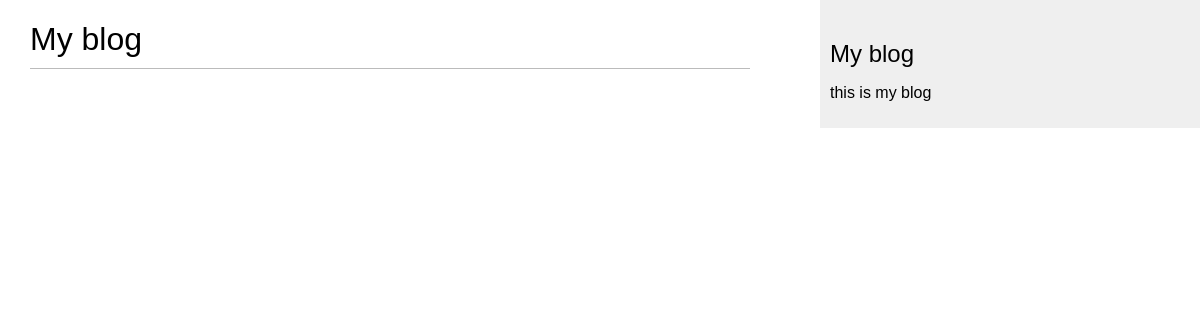
/blog/, run on an earlier commit of the app's database.
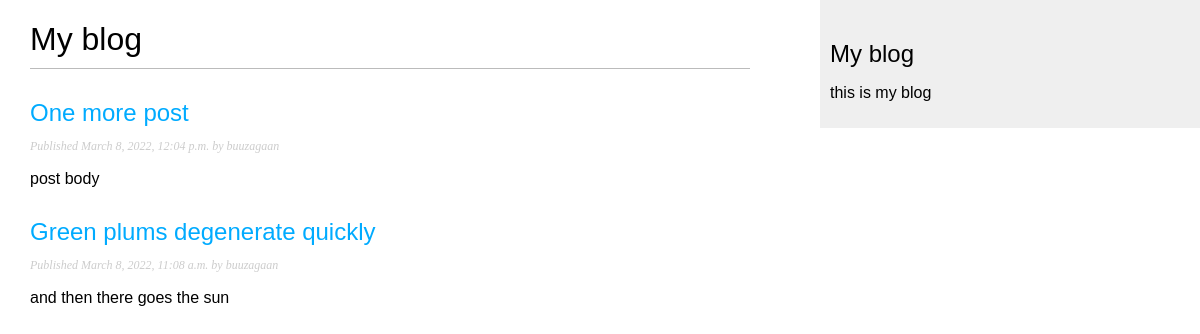
And on a later commit of the database.
### blog/models.py (models this page shows, shortened)
class Post(models.Model):
    STATUS_CHOICES = (
            ('draft', 'Draft'),
            ('published', 'Published'),
            )
    title = models.CharField(max_length=250)
    slug = models.SlugField(max_length=250, unique_for_date='publish')
    author = models.ForeignKey(User, on_delete=models.CASCADE, related_name='blog_posts')
    body = models.TextField()
    publish = models.DateTimeField(default=timezone.now)
    created = models.DateTimeField(auto_now_add=True)
    updated = models.DateTimeField(auto_now=True)
    status = models.CharField(max_length=10, choices=STATUS_CHOICES, default='draft')
    objects = models.Manager()
    published = PublishedManager()
    class Meta:
        ordering = ('-publish',)
    def get_absolute_url(self):
        return reverse('blog:post_detail',
                        args=[self.publish.year,
                        self.publish.month,
                        self.publish.day,
                        self.slug])

### blog/views.py (the view)
# urls.py: path('', views.post_list, name='post_list'),
def post_list(request):
    posts = Post.published.all()
    return render(request, 'blog/post/list.html', {'posts': posts})

### blog/models.py (called while the page is built)
    def get_queryset(self):
        return super(PublishedManager, self).get_queryset().filter(status="published")

### blog/templates/blog/post/list.html (shortened to what this page needs)
{% extends "blog/base.html" %}
{% block content %}
<h1>My blog</h2>
{% for post in posts %}
<h2>
    <a href="{{ post.get_absolute_url }}">
        {{ post.title }}
    </a>
</h2>
<p class = "date">
Published {{ post.publish }} by {{ post.author }}
</p>
{{ post.body|truncatewords:30|linebreaks }}
{% endfor %}
{% endblock %}

### blog/templates/blog/base.html (shortened to what this page needs)
{% load static %}
<!DOCTYPE html>
<html>
    <head>
        <link href="{% static "css/blog.css" %}" rel="stylesheet">
    </head>
    <body>
        <div id="content">
            {% block content %}
            {% endblock %}
        </div>
        <div id="sidebar">
            <h2>My blog</h2>
            <p>this is my blog</p>
        </div>
    </body>
</html>

### blog/static/css/blog.css (style rules this page uses)
body { margin:0; padding:0; font-family:helvetica, sans-serif; }
a { color:#00abff; text-decoration:none; }
h1 { font-weight:normal; border-bottom:1px solid #bbb; padding:0 0 10px 0; }
h2 { font-weight:normal; margin:30px 0 0; }
#content { float:left; width:60%; padding:0 0 0 30px; }
#sidebar { float:right; width:30%; padding:10px; background:#efefef; height:100%; }
p.date { color:#ccc; font-family: georgia, serif; font-size: 12px; font-style: italic; }

What changed in the data, as far as the page shows it:
now on this page (row edited): Post: title "One more post", publish "March 8, 2022, 12:04 p.m.", author "buuzagaan", body "post body"
now on this page (row edited): Post: title "Green plums degenerate quickly", publish "March 8, 2022, 11:08 a.m.", author "buuzagaan", body "and then there goes the sun"
